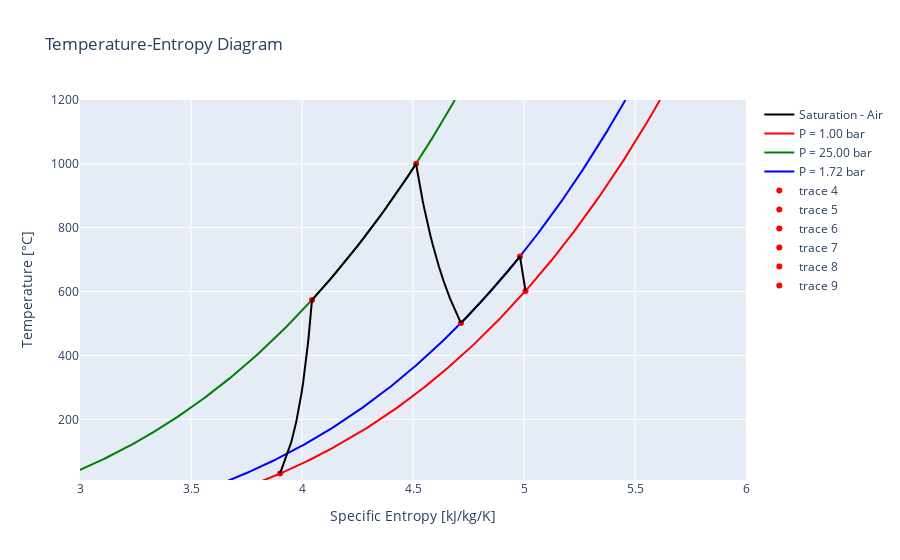

Write notebook code for a chart like this one.
### Markdown cell above
## Plotting TS diagrams

### Code cell
fig = plot_saturation_curve(gas_states[-1])
add_isobaric_process_to_plot(
    gas_states[-1], gas_states[0].pressure, fig, line_style={"color": "red"}
)
add_isobaric_process_to_plot(
    gas_states[-1], gas_states[1].pressure, fig, line_style={"color": "green"}
)
add_isobaric_process_to_plot(
    gas_states[-1], gas_states[3].pressure, fig, line_style={"color": "blue"}
)

for state in gas_states:
    mark_state_ts(state, fig)

plot_compression_process(
    gas_states[0], gas_states[1], GAS_COMPRESSOR_EFFICIENCY, fig
)
plot_isobaric_process(gas_states[1], gas_states[2], fig)
plot_expansion_process(
    gas_states[2], gas_states[3], GAS_TURBINE_C_EFFICIENCY, fig
)
plot_isobaric_process(gas_states[3], gas_states[4], fig)
plot_expansion_process(
    gas_states[4], gas_states[5], GAS_TURBINE_P_EFFICIENCY, fig
)

fig.update_layout(yaxis_range=[gas_states[0].temperature - 20, gas_states[2].temperature + 200], xaxis_range=[3, 6])

fig.show()

### Figure 1 — Plotly figure (JSON) as saved in the notebook; plotly's stock layout.template omitted (floating-point values rounded to 4 significant figures; data arrays with more than 128 entries replaced by an {"elided": "..."} marker saying what was removed)
{"data": [{"line": {"color": "black"}, "name": "Saturation - Air", "type": "scatter", "x": [-0.5301, -0.4835, -0.4379, -0.3935, -0.35, -0.3075, -0.2659, -0.2251, -0.1851, -0.1459, -0.1075, -0.0697, -0.03258, 0.003927, 0.03985, 0.07522, 0.1101, 0.1444, 0.1783, 0.2118, 0.2449, 0.2776, 0.3099, 0.342, 0.3737, 0.4052, 0.4364, 0.4675, 0.4984, 0.5291, 0.5597, 0.5903, 0.6208, 0.6513, 0.6818, 0.7125, 0.7433, 0.7744, 0.8057, 0.8374, 0.8697, 0.9026, 0.9365, 0.9715, 1.008, 1.047, 1.09, 1.139, 1.203, 1.358, 1.493, 1.615, 1.676, 1.723, 1.762, 1.797, 1.829, 1.858, 1.886, 1.912, 1.937, 1.962, 1.986, 2.009, 2.032, 2.055, 2.077, 2.1, 2.123, 2.145, 2.168, 2.192, 2.215, 2.239, 2.264, 2.289, 2.314, 2.341, 2.368, 2.396, 2.425, 2.455, 2.486, 2.519, 2.553, 2.588, 2.625, 2.664, 2.704, 2.747, 2.792, 2.839, 2.89, 2.943, 2.999, 3.059, 3.122, 3.189, 3.261, 3.338], "y": [-213.4, -211.9, -210.4, -208.9, -207.5, -206.0, -204.5, -203.0, -201.5, -200.0, -198.5, -197.1, -195.6, -194.1, -192.6, -191.1, -189.6, -188.1, -186.7, -185.2, -183.7, -182.2, -180.7, -179.2, -177.8, -176.3, -174.8, -173.3, -171.8, -170.3, -168.8, -167.4, -165.9, -164.4, -162.9, -161.4, -159.9, -158.4, -157.0, -155.5, -154.0, -152.5, -151.0, -149.5, -148.1, -146.6, -145.1, -143.6, -142.1, -140.6, -140.6, -142.1, -143.6, -145.1, -146.6, -148.1, -149.5, -151.0, -152.5, -154.0, -155.5, -157.0, -158.4, -159.9, -161.4, -162.9, -164.4, -165.9, -167.4, -168.8, -170.3, -171.8, -173.3, -174.8, -176.3, -177.8, -179.2, -180.7, -182.2, -183.7, -185.2, -186.7, -188.1, -189.6, -191.1, -192.6, -194.1, -195.6, -197.1, -198.5, -200.0, -201.5, -203.0, -204.5, -206.0, -207.5, -208.9, -210.4, -211.9, -213.4]}, {"connectgaps": true, "line": {"color": "red"}, "name": "P = 1.00 bar", "type": "scatter", "x": {"elided": "500 float values"}, "y": {"elided": "500 float values"}}, {"connectgaps": true, "line": {"color": "green"}, "name": "P = 25.00 bar", "type": "scatter", "x": {"elided": "500 float values"}, "y": {"elided": "500 float values"}}, {"connectgaps": true, "line": {"color": "blue"}, "name": "P = 1.72 bar", "type": "scatter", "x": {"elided": "500 float values"}, "y": {"elided": "500 float values"}}, {"marker": {"color": "red"}, "mode": "markers", "type": "scatter", "x": [3.901], "y": [30]}, {"marker": {"color": "red"}, "mode": "markers", "type": "scatter", "x": [4.045], "y": [573.8]}, {"marker": {"color": "red"}, "mode": "markers", "type": "scatter", "x": [4.514], "y": [1000.0]}, {"marker": {"color": "red"}, "mode": "markers", "type": "scatter", "x": [4.716], "y": [501.4]}, {"marker": {"color": "red"}, "mode": "markers", "type": "scatter", "x": [4.982], "y": [710]}, {"marker": {"color": "red"}, "mode": "markers", "type": "scatter", "x": [5.007], "y": [602.0]}, {"line": {"color": "black"}, "showlegend": false, "type": "scatter", "x": [3.901, 3.952, 3.974, 3.988, 3.998, 4.005, 4.011, 4.016, 4.02, 4.024, 4.027, 4.03, 4.032, 4.034, 4.037, 4.039, 4.04, 4.042, 4.044, 4.045], "y": [30.0, 129.2, 193.0, 241.4, 281.1, 314.9, 344.5, 370.9, 394.9, 416.8, 437.0, 455.9, 473.5, 490.1, 505.8, 520.7, 534.9, 548.4, 561.4, 573.8]}, {"line": {"color": "black"}, "showlegend": false, "type": "scatter", "x": {"elided": "200 float values"}, "y": {"elided": "200 float values"}}, {"line": {"color": "black"}, "showlegend": false, "type": "scatter", "x": [4.514, 4.517, 4.52, 4.523, 4.527, 4.53, 4.534, 4.539, 4.544, 4.549, 4.555, 4.562, 4.57, 4.578, 4.589, 4.601, 4.617, 4.637, 4.667, 4.716], "y": [1000.0, 987.7, 974.8, 961.5, 947.4, 932.7, 917.3, 900.9, 883.6, 865.2, 845.4, 824.1, 800.9, 775.5, 747.3, 715.3, 678.4, 634.4, 578.8, 501.4]}, {"line": {"color": "black"}, "showlegend": false, "type": "scatter", "x": {"elided": "200 float values"}, "y": {"elided": "200 float values"}}, {"line": {"color": "black"}, "showlegend": false, "type": "scatter", "x": [4.982, 4.983, 4.984, 4.985, 4.986, 4.987, 4.988, 4.989, 4.99, 4.992, 4.993, 4.994, 4.996, 4.997, 4.998, 5.0, 5.002, 5.003, 5.005, 5.007], "y": [710.0, 705.3, 700.5, 695.7, 690.7, 685.7, 680.5, 675.3, 669.9, 664.5, 658.9, 653.2, 647.3, 641.3, 635.2, 628.9, 622.5, 615.9, 609.1, 602.1]}], "layout": {"title": {"text": "Temperature-Entropy Diagram"}, "xaxis": {"range": [3, 6], "title": {"text": "Specific Entropy [kJ/kg/K]"}}, "yaxis": {"range": [10, 1200], "title": {"text": "Temperature [°C]"}}}}
